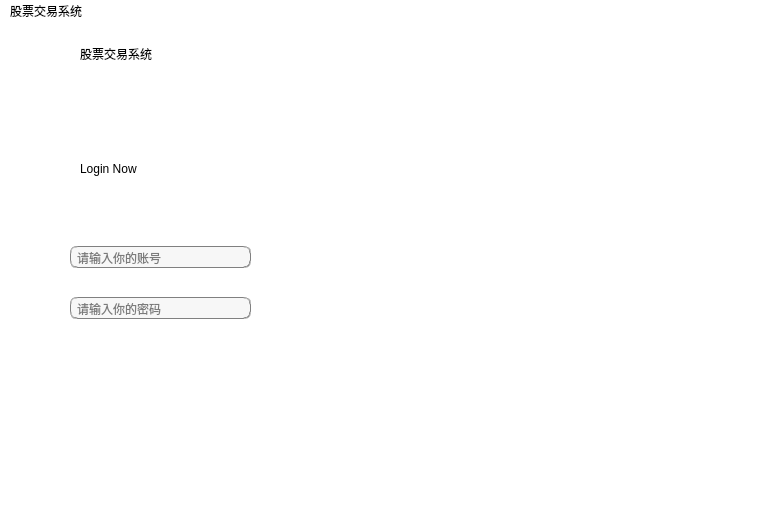
<?xml version="1.0" encoding="UTF-8"?>
<ui version="4.0">
 <class>MainWindow</class>
 <widget class="QMainWindow" name="MainWindow">
  <property name="geometry">
   <rect>
    <x>0</x>
    <y>0</y>
    <width>780</width>
    <height>520</height>
   </rect>
  </property>
  <property name="windowTitle">
   <string>MainWindow</string>
  </property>
  <property name="styleSheet">
   <string notr="true">background-color: rgb(255, 255, 255);</string>
  </property>
  <widget class="QWidget" name="centralwidget">
   <widget class="QLabel" name="label_image">
    <property name="geometry">
     <rect>
      <x>423</x>
      <y>-10</y>
      <width>351</width>
      <height>501</height>
     </rect>
    </property>
    <property name="text">
     <string/>
    </property>
   </widget>
   <widget class="QLabel" name="webname">
    <property name="geometry">
     <rect>
      <x>80</x>
      <y>0</y>
      <width>201</width>
      <height>61</height>
     </rect>
    </property>
    <property name="styleSheet">
     <string notr="true">font: 87 20pt &quot;Arial Black&quot;;</string>
    </property>
    <property name="text">
     <string>股票交易系统</string>
    </property>
   </widget>
   <widget class="QLabel" name="loging">
    <property name="geometry">
     <rect>
      <x>80</x>
      <y>120</y>
      <width>161</width>
      <height>51</height>
     </rect>
    </property>
    <property name="styleSheet">
     <string notr="true">font: 87 20pt &quot;Arial Black&quot;;</string>
    </property>
    <property name="text">
     <string>Login Now </string>
    </property>
   </widget>
   <widget class="QWidget" name="verticalLayoutWidget">
    <property name="geometry">
     <rect>
      <x>70</x>
      <y>200</y>
      <width>181</width>
      <height>121</height>
     </rect>
    </property>
    <layout class="QVBoxLayout" name="verticalLayout">
     <item>
      <widget class="QLineEdit" name="lineEdit_username">
       <property name="styleSheet">
        <string notr="true">background-color: rgb(247, 247, 247);
border:1px groove gray;border-radius:
7px;padding:2px 4px;
font: 10pt &quot;Candara&quot;;</string>
       </property>
       <property name="placeholderText">
        <string>请输入你的账号</string>
       </property>
      </widget>
     </item>
     <item>
      <widget class="QLineEdit" name="lineEdit_password">
       <property name="styleSheet">
        <string notr="true">background-color: rgb(247, 247, 247);
border:1px groove gray;border-radius:
7px;padding:2px 4px;
font: 10pt &quot;Candara&quot;;</string>
       </property>
       <property name="echoMode">
        <enum>QLineEdit::Password</enum>
       </property>
       <property name="placeholderText">
        <string>请输入你的密码</string>
       </property>
      </widget>
     </item>
    </layout>
   </widget>
   <widget class="QWidget" name="horizontalLayoutWidget">
    <property name="geometry">
     <rect>
      <x>70</x>
      <y>340</y>
      <width>231</width>
      <height>81</height>
     </rect>
    </property>
    <layout class="QHBoxLayout" name="horizontalLayout">
     <item>
      <widget class="QPushButton" name="signup">
       <property name="styleSheet">
        <string notr="true">background-color: qlineargradient(spread:pad, x1:0.52, y1:1, x2:0.54, y2:0, 
stop:0.0112994 rgba(64, 145, 252, 255), 
stop:1 rgba(255, 255, 255, 255));
color: rgb(255, 255, 255);
 
border:0px groove gray;border-radius:
7px;padding:2px 4px;
font: 14pt &quot;Candara&quot;;</string>
       </property>
       <property name="text">
        <string>sign up</string>
       </property>
      </widget>
     </item>
     <item>
      <spacer name="horizontalSpacer">
       <property name="orientation">
        <enum>Qt::Horizontal</enum>
       </property>
       <property name="sizeHint" stdset="0">
        <size>
         <width>40</width>
         <height>20</height>
        </size>
       </property>
      </spacer>
     </item>
     <item>
      <widget class="QPushButton" name="signin">
       <property name="styleSheet">
        <string notr="true">background-color: qlineargradient(spread:pad, x1:0.52, y1:1, x2:0.54, y2:0, 
stop:0.0112994 rgba(64, 145, 252, 255), 
stop:1 rgba(255, 255, 255, 255));
color: rgb(255, 255, 255);
 
border:0px groove gray;border-radius:
7px;padding:2px 4px;
font: 14pt &quot;Candara&quot;;</string>
       </property>
       <property name="text">
        <string>sign in</string>
       </property>
      </widget>
     </item>
    </layout>
   </widget>
  </widget>
  <widget class="QMenuBar" name="menubar">
   <property name="geometry">
    <rect>
     <x>0</x>
     <y>0</y>
     <width>780</width>
     <height>21</height>
    </rect>
   </property>
   <widget class="QMenu" name="menu">
    <property name="title">
     <string>股票交易系统</string>
    </property>
   </widget>
   <addaction name="menu"/>
  </widget>
  <widget class="QStatusBar" name="statusbar"/>
 </widget>
 <resources/>
 <connections/>
</ui>
